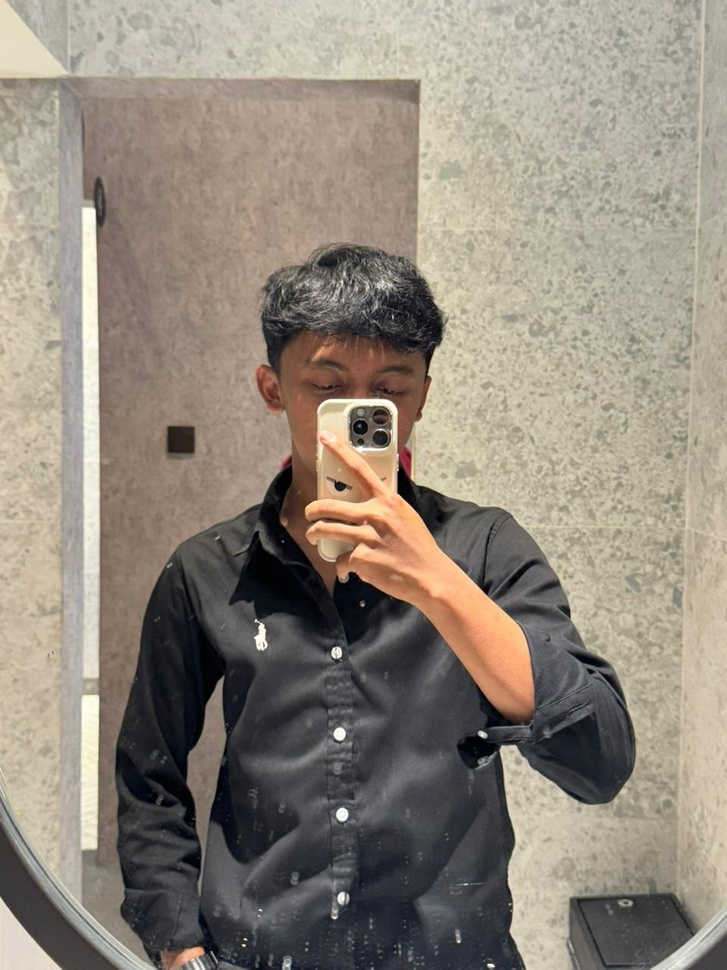
#> input picture contoh.jpeg, 727 x 970 px, shrunk from 960 x 1280 before the run
$ python flip.py
#> lines starting #> are read from the running program, lines starting #| are printed output that depends on the picture
import cv2
import matplotlib.pyplot as plt

# 1. Baca citra
img = cv2.imread("contoh.jpeg")
#> img is the input picture: shape (970, 727, 3); mean B, G, R 124.2, 136.1, 145.4
img = cv2.cvtColor(img, cv2.COLOR_BGR2RGB)
tinggi, lebar = img.shape[:2]
#> tinggi = 970; lebar = 727
print(f"Ukuran citra asli: {lebar} x {tinggi}")
#| Ukuran citra asli: 727 x 970

# 2. Horizontal Flip (cermin kiri-kanan): kode 1
flip_horizontal = cv2.flip(img, 1)
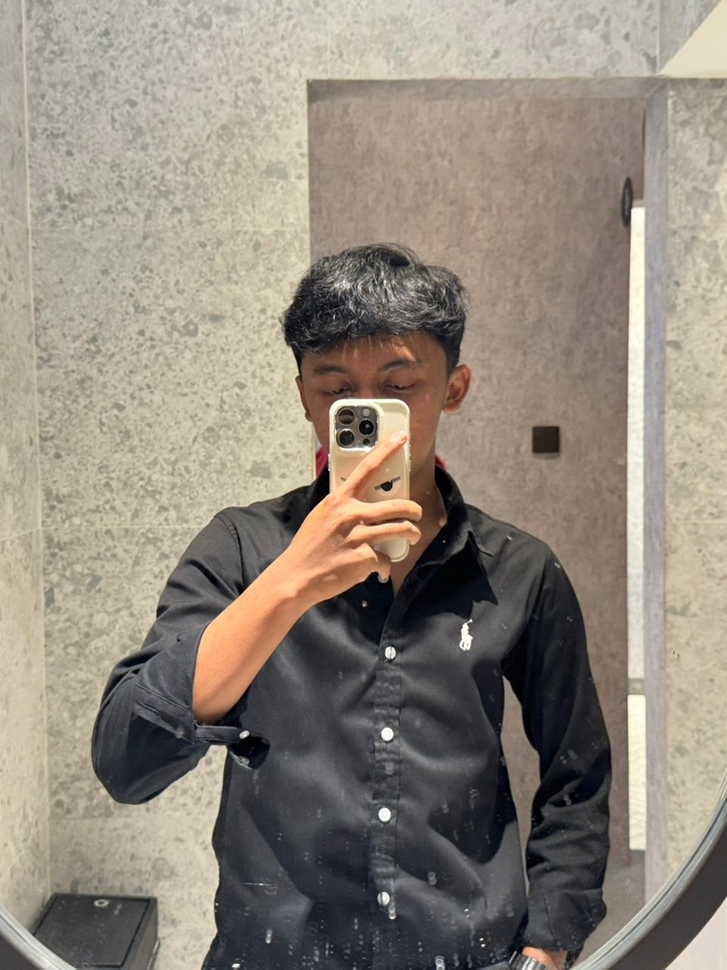
#> flip_horizontal: shape (970, 727, 3); mean R, G, B 145.4, 136.1, 124.2

# 3. Vertical Flip (cermin atas-bawah): kode 0
flip_vertikal = cv2.flip(img, 0)
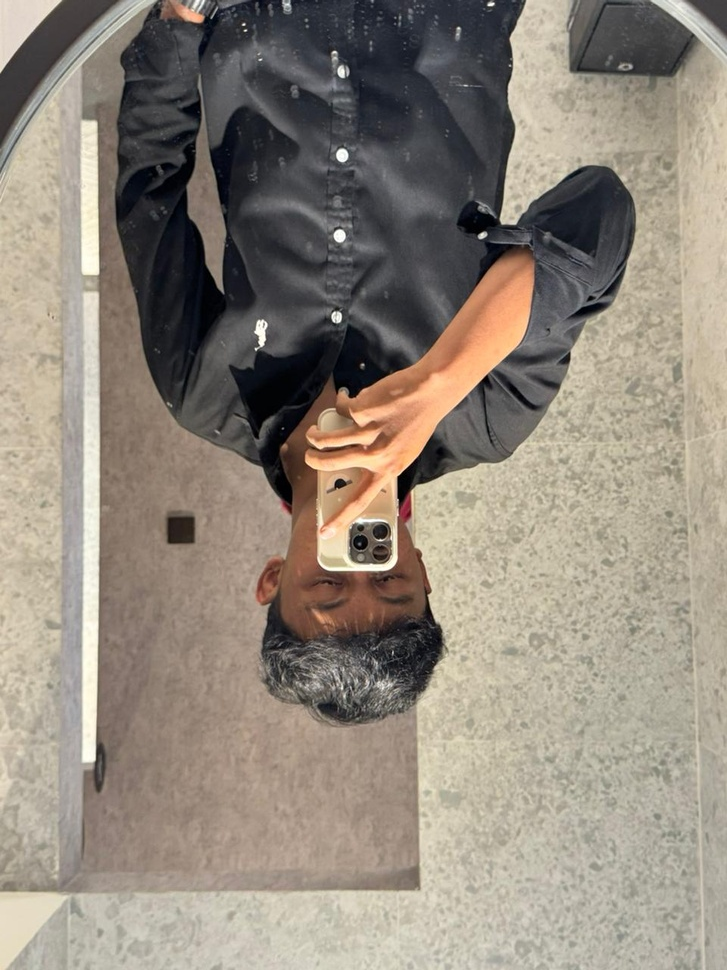
#> flip_vertikal: shape (970, 727, 3); mean R, G, B 145.4, 136.1, 124.2

# 4. Simpan hasil sebagai file (untuk laporan)
cv2.imwrite("hasil_flip_horizontal.jpg",
            cv2.cvtColor(flip_horizontal, cv2.COLOR_RGB2BGR))
cv2.imwrite("hasil_flip_vertikal.jpg",
            cv2.cvtColor(flip_vertikal, cv2.COLOR_RGB2BGR))
print("Hasil tersimpan: hasil_flip_horizontal.jpg, hasil_flip_vertikal.jpg")

# 5. Tampilkan citra asli dan kedua hasil flip
fig, axes = plt.subplots(1, 3, figsize=(12, 5))
axes[0].imshow(img)
axes[0].set_title("Citra Asli")
axes[1].imshow(flip_horizontal)
axes[1].set_title("Flip Horizontal")
axes[2].imshow(flip_vertikal)
axes[2].set_title("Flip Vertikal")
for ax in axes:
    ax.axis("off")
plt.tight_layout()
plt.show()
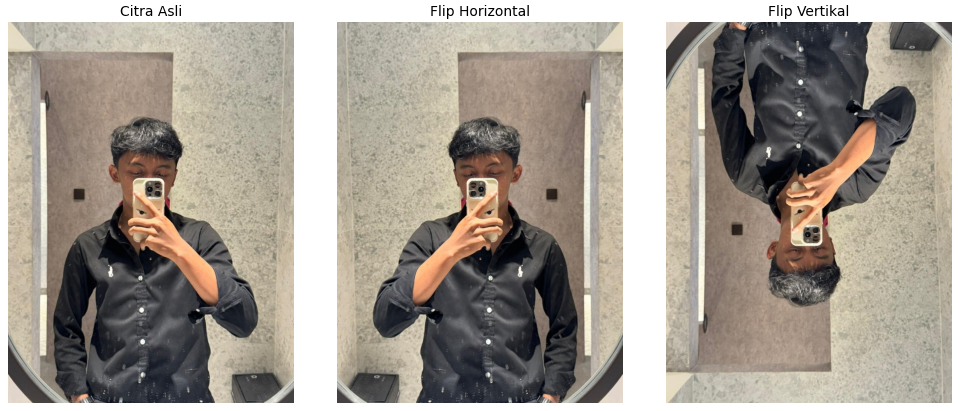
#> figure drawn by matplotlib, 3 panels

$ run again, with hasil_perspective.jpg copied over contoh.jpeg
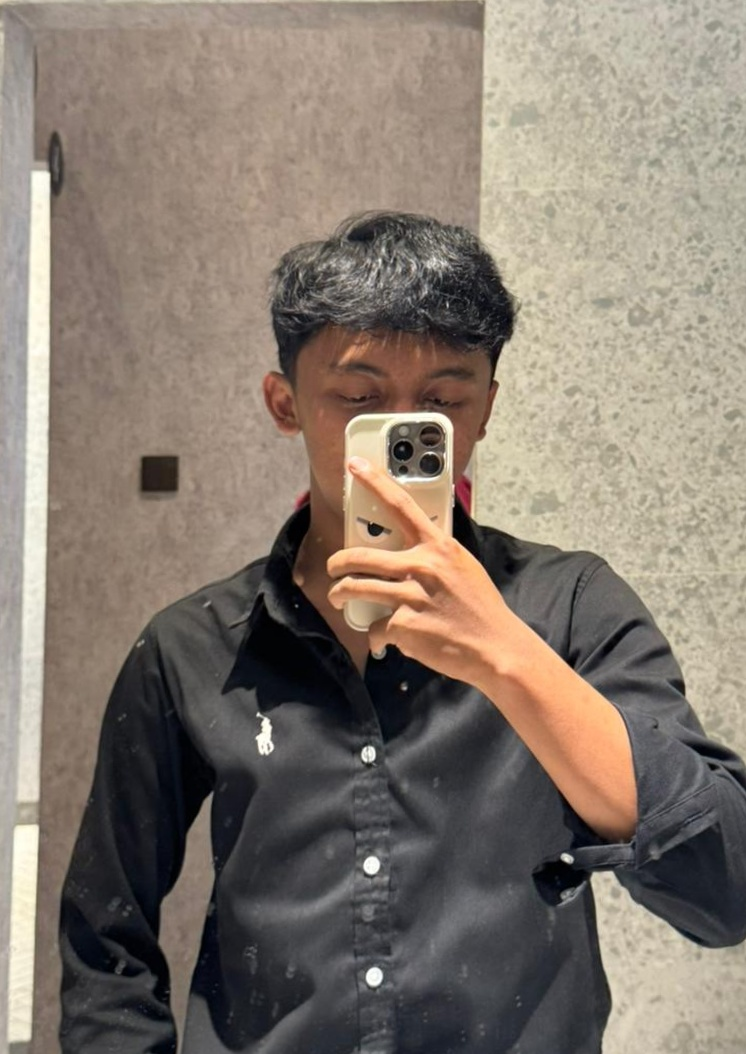
#> input picture hasil_perspective.jpg, 746 x 1054 px
#> img is the input picture: shape (1054, 746, 3); mean B, G, R 111.3, 122.2, 133.5
#| Ukuran citra asli: 746 x 1054
#> `flip_vertikal = cv2.flip(img, 0)`:
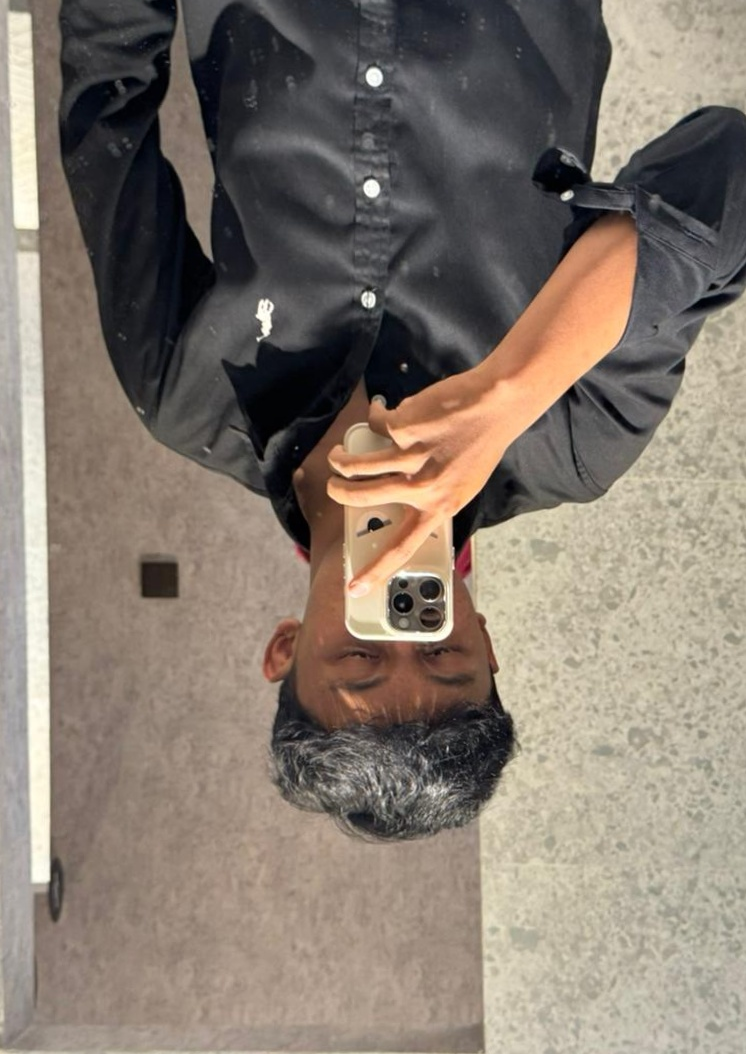
#> flip_vertikal: shape (1054, 746, 3); mean R, G, B 133.5, 122.2, 111.3
#> `plt.show()`:
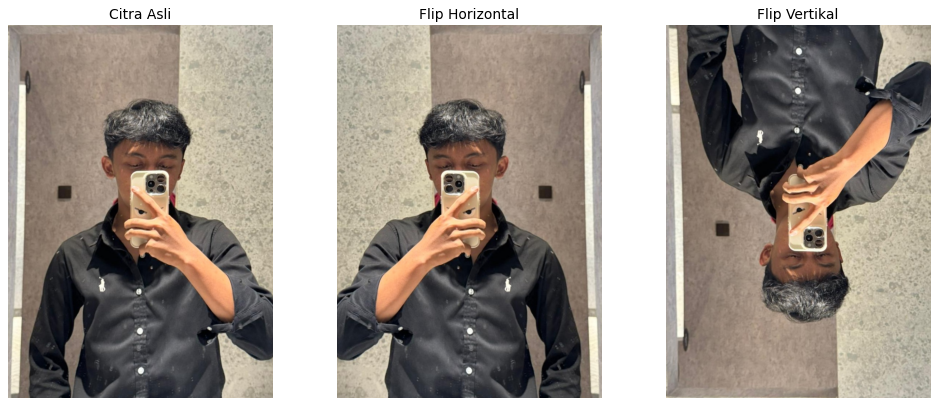
#> figure drawn by matplotlib, 3 panels

$ run again, with hasil_rotasi_180.jpg copied over contoh.jpeg
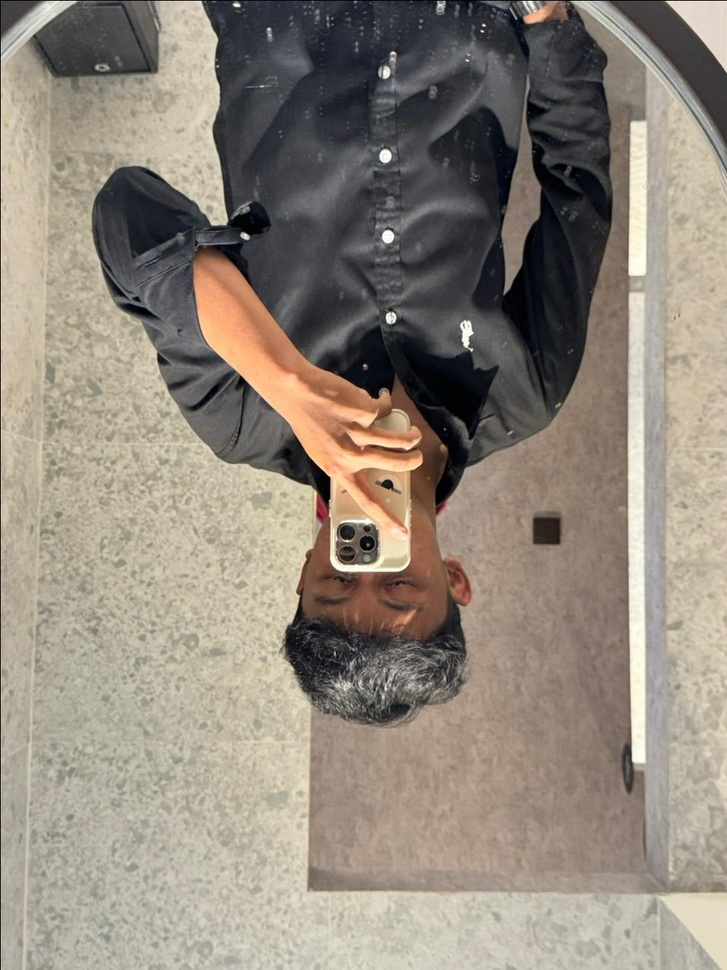
#> input picture hasil_rotasi_180.jpg, 727 x 970 px, shrunk from 960 x 1280 before the run
#> img is the input picture: shape (970, 727, 3); mean B, G, R 123.9, 135.8, 145
#| Ukuran citra asli: 727 x 970
#> `flip_vertikal = cv2.flip(img, 0)`:
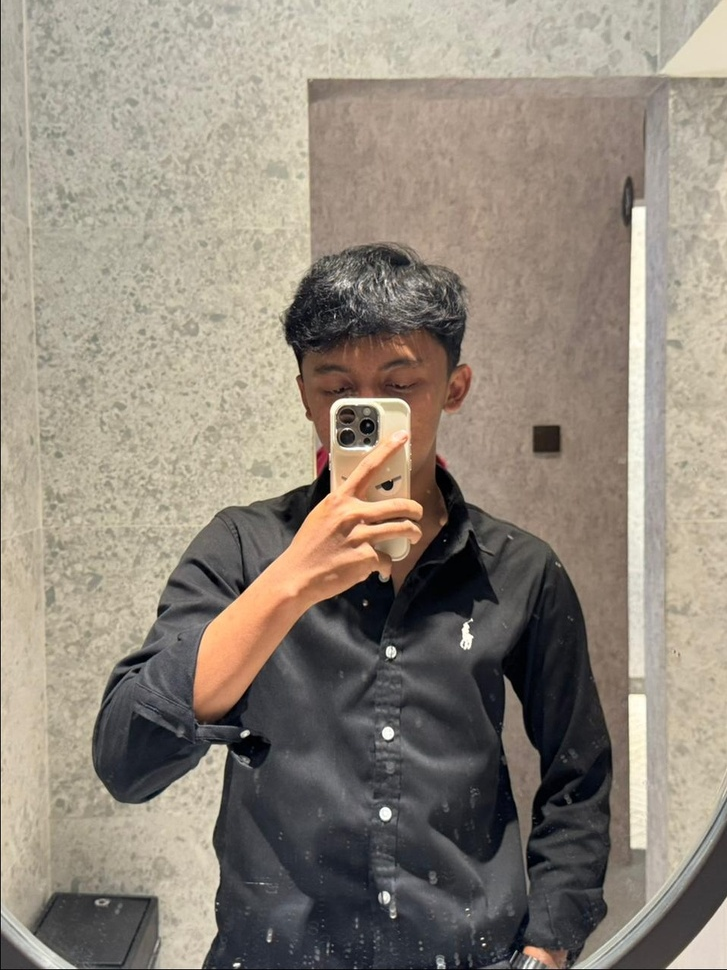
#> flip_vertikal: shape (970, 727, 3); mean R, G, B 145, 135.8, 123.9
#> `plt.show()`:
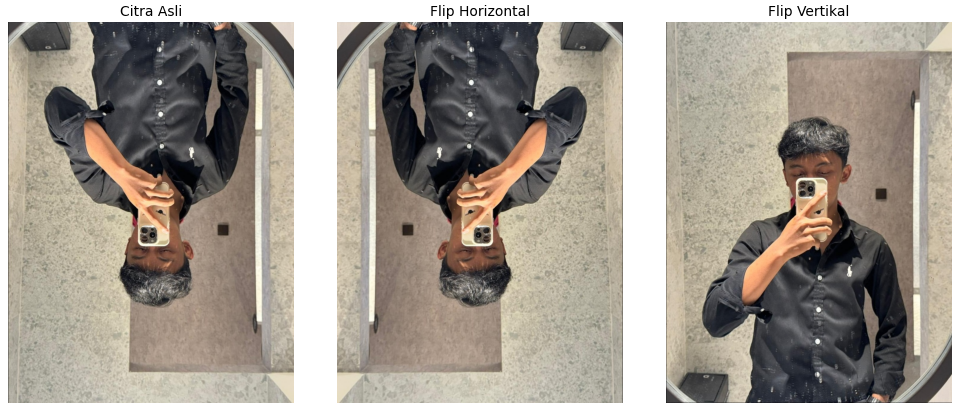
#> figure drawn by matplotlib, 3 panels

$ run again, with hasil_rotasi_45.jpg copied over contoh.jpeg
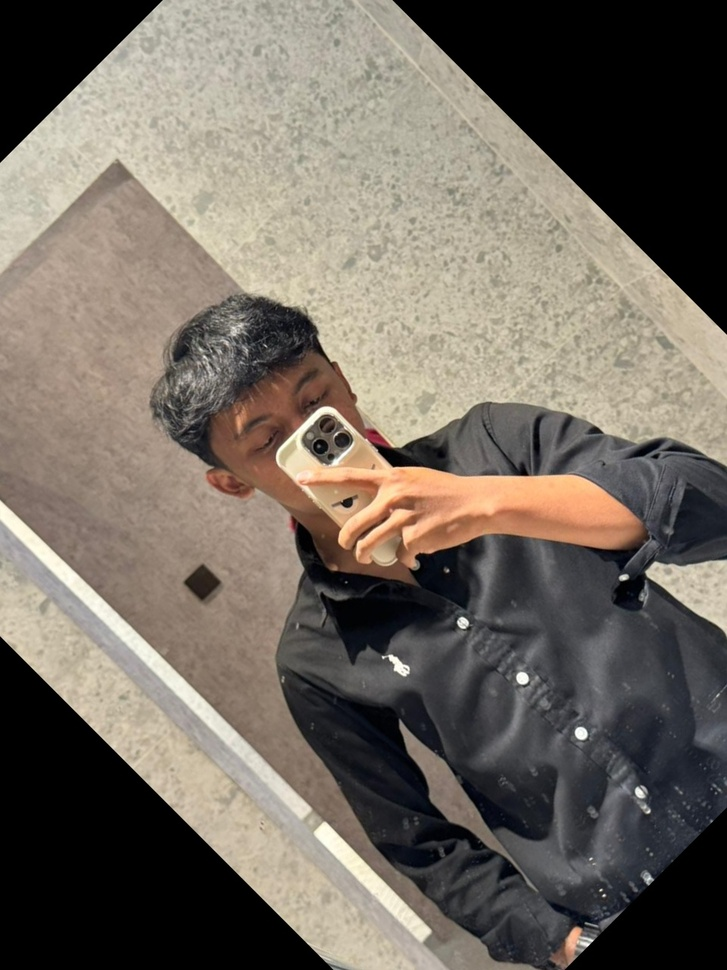
#> input picture hasil_rotasi_45.jpg, 727 x 970 px, shrunk from 960 x 1280 before the run
#> img is the input picture: shape (970, 727, 3); mean B, G, R 96.3, 105.8, 113.8
#| Ukuran citra asli: 727 x 970
#> `flip_vertikal = cv2.flip(img, 0)`:
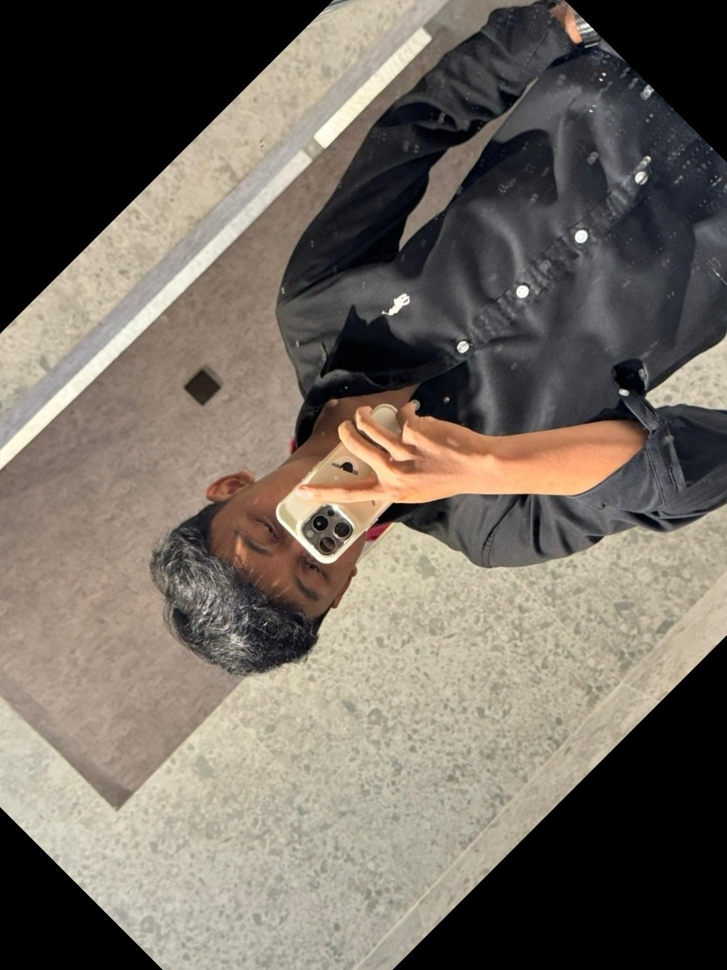
#> flip_vertikal: shape (970, 727, 3); mean R, G, B 113.8, 105.8, 96.3
#> `plt.show()`:
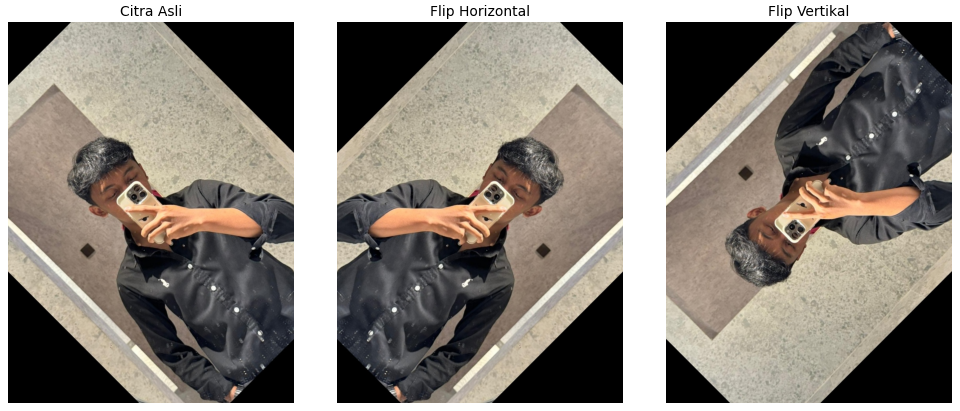
#> figure drawn by matplotlib, 3 panels
